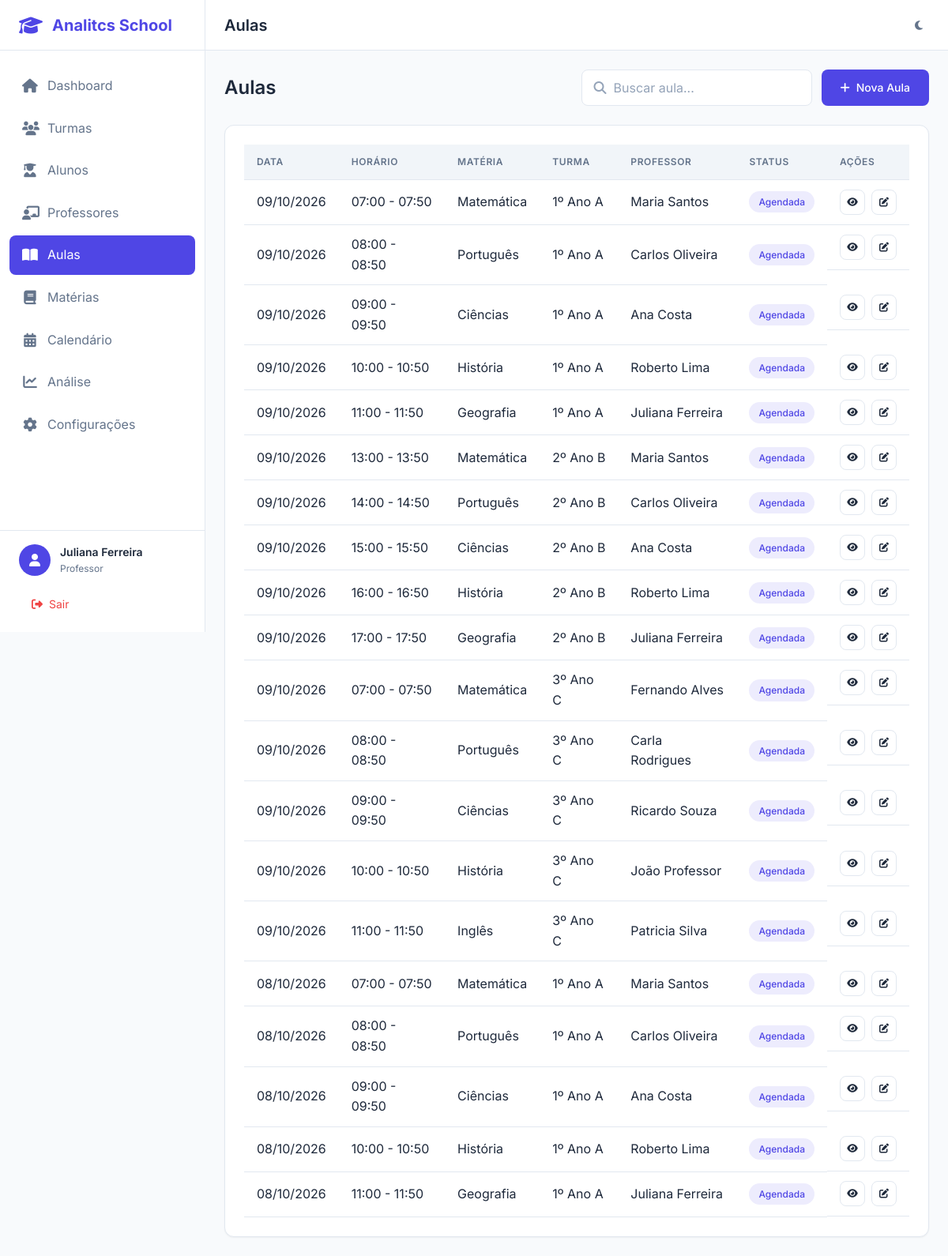
/aulas/ (signed in), run on the app's committed database.
### app/models/usuario.py (models this page shows, shortened)
class Usuario(UserMixin, db.Model):
    __tablename__ = 'usuarios'
    id = db.Column(db.Integer, primary_key=True)
    nome = db.Column(db.String(100), nullable=False)
    email = db.Column(db.String(120), unique=True, nullable=False, index=True)
    senha_hash = db.Column(db.String(256), nullable=False)
    tipo = db.Column(db.String(20), nullable=False, default='professor')
    avatar = db.Column(db.String(255), nullable=True)
    telefone = db.Column(db.String(20), nullable=True)
    tema = db.Column(db.String(10), default='light')
    ativo = db.Column(db.Boolean, default=True)
    criado_em = db.Column(db.DateTime, default=datetime.utcnow)
    atualizado_em = db.Column(db.DateTime, default=datetime.utcnow, onupdate=datetime.utcnow)
    ultimo_acesso = db.Column(db.DateTime, nullable=True)
    professor = db.relationship('Professor', backref='usuario', uselist=False, lazy=True)
    def to_dict(self) -> dict:
        return {
            'id': self.id,
            'nome': self.nome,
            'email': self.email,
            'senha_hash': self.senha_hash,
            'tipo': self.tipo,
            'avatar': self.avatar,
            'telefone': self.telefone,
            'tema': self.tema,
            'ativo': self.ativo,
            'criado_em': self.criado_em.isoformat() if self.criado_em else None,
            'atualizado_em': self.atualizado_em.isoformat() if self.atualizado_em else None,
            'ultimo_acesso': self.ultimo_acesso.isoformat() if self.ultimo_acesso else None
        }

### app/models/aula.py (models this page shows, shortened)
class Aula(db.Model):
    __tablename__ = 'aulas'
    id = db.Column(db.Integer, primary_key=True)
    materia = db.Column(db.String(100), nullable=False)
    descricao = db.Column(db.Text, nullable=True)
    turma_id = db.Column(db.Integer, db.ForeignKey('turmas.id'), nullable=False)
    professor_id = db.Column(db.Integer, db.ForeignKey('professores.id'), nullable=False)
    data = db.Column(db.Date, nullable=False)
    horario_inicio = db.Column(db.Time, nullable=False)
    horario_fim = db.Column(db.Time, nullable=False)
    recorrente = db.Column(db.Boolean, default=False)
    tipo_recorrencia = db.Column(db.String(20), nullable=True)
    dia_semana = db.Column(db.Integer, nullable=True)  # 0=Segunda, 6=Domingo
    data_fim_recorrencia = db.Column(db.Date, nullable=True)
    aula_pai_id = db.Column(db.Integer, db.ForeignKey('aulas.id'), nullable=True)
    status = db.Column(db.String(20), default='agendada')
    criado_em = db.Column(db.DateTime, default=datetime.utcnow)
    atualizado_em = db.Column(db.DateTime, default=datetime.utcnow, onupdate=datetime.utcnow)
    frequencias = db.relationship('Frequencia', backref='aula', lazy='dynamic')
    arquivos = db.relationship('Arquivo', backref='aula', lazy='dynamic')
    aulas_filhas = db.relationship('Aula', backref=db.backref('aula_pai', remote_side=[id]), lazy='dynamic')
    def to_dict(self) -> dict:
        return {
            'id': self.id,
            'materia': self.materia,
            'descricao': self.descricao,
            'turma_id': self.turma_id,
            'professor_id': self.professor_id,
            'data': self.data.isoformat() if self.data else None,
            'horario_inicio': self.horario_inicio.isoformat() if self.horario_inicio else None,
            'horario_fim': self.horario_fim.isoformat() if self.horario_fim else None,
            'recorrente': self.recorrente,
            'tipo_recorrencia': self.tipo_recorrencia,
            'dia_semana': self.dia_semana,
            'data_fim_recorrencia': self.data_fim_recorrencia.isoformat() if self.data_fim_recorrencia else None,
            'aula_pai_id': self.aula_pai_id,
            'status': self.status,
            'criado_em': self.criado_em.isoformat() if self.criado_em else None,
            'atualizado_em': self.atualizado_em.isoformat() if self.atualizado_em else None
        }

### app/models/turma.py (models this page shows, shortened)
class Turma(db.Model):
    __tablename__ = 'turmas'
    id = db.Column(db.Integer, primary_key=True)
    nome = db.Column(db.String(50), nullable=False)
    codigo = db.Column(db.String(20), unique=True, nullable=False, index=True)
    serie = db.Column(db.String(30), nullable=False)
    ano_letivo = db.Column(db.Integer, nullable=False)
    turno = db.Column(db.String(20), nullable=False)
    capacidade_maxima = db.Column(db.Integer, default=40)
    descricao = db.Column(db.Text, nullable=True)
    ativa = db.Column(db.Boolean, default=True)
    criado_em = db.Column(db.DateTime, default=datetime.utcnow)
    atualizado_em = db.Column(db.DateTime, default=datetime.utcnow, onupdate=datetime.utcnow)
    aulas = db.relationship('Aula', backref='turma', lazy='dynamic')
    materias = db.relationship('Materia', secondary='turma_materias',
                               backref=db.backref('turmas', lazy='dynamic'))
    def to_dict(self) -> dict:
        return {
            'id': self.id,
            'nome': self.nome,
            'codigo': self.codigo,
            'serie': self.serie,
            'ano_letivo': self.ano_letivo,
            'turno': self.turno,
            'capacidade_maxima': self.capacidade_maxima,
            'descricao': self.descricao,
            'ativa': self.ativa,
            'criado_em': self.criado_em.isoformat() if self.criado_em else None,
            'atualizado_em': self.atualizado_em.isoformat() if self.atualizado_em else None
        }

### app/models/professor.py (models this page shows, shortened)
class Professor(db.Model):
    __tablename__ = 'professores'
    id = db.Column(db.Integer, primary_key=True)
    usuario_id = db.Column(db.Integer, db.ForeignKey('usuarios.id'), nullable=False, unique=True)
    registro = db.Column(db.String(20), unique=True, nullable=False, index=True)
    especialidade = db.Column(db.String(100), nullable=True)
    formacao = db.Column(db.Text, nullable=True)
    cpf = db.Column(db.String(14), unique=True, nullable=True)
    telefone = db.Column(db.String(20), nullable=True)
    endereco = db.Column(db.Text, nullable=True)
    ativo = db.Column(db.Boolean, default=True)
    criado_em = db.Column(db.DateTime, default=datetime.utcnow)
    atualizado_em = db.Column(db.DateTime, default=datetime.utcnow, onupdate=datetime.utcnow)
    turmas = db.relationship('Turma', secondary='professores_turmas', backref=db.backref('professores', lazy='dynamic'))
    aulas = db.relationship('Aula', backref='professor', lazy='dynamic')
    materias = db.relationship('Materia', secondary='professor_materias',
                               backref=db.backref('professores', lazy='dynamic'))
    def to_dict(self) -> dict:
        return {
            'id': self.id,
            'usuario_id': self.usuario_id,
            'registro': self.registro,
            'especialidade': self.especialidade,
            'formacao': self.formacao,
            'cpf': self.cpf,
            'telefone': self.telefone,
            'endereco': self.endereco,
            'ativo': self.ativo,
            'criado_em': self.criado_em.isoformat() if self.criado_em else None,
            'atualizado_em': self.atualizado_em.isoformat() if self.atualizado_em else None
        }

### app/controllers/aulas_controller.py (the view)
@aulas_bp.route('/')
@login_required
def index():
    page = request.args.get('page', 1, type=int)
    busca = request.args.get('busca', '')
    turma_id = request.args.get('turma_id', type=int)
    data_inicio = request.args.get('data_inicio')
    data_fim = request.args.get('data_fim')
    if data_inicio and data_fim:
        inicio = datetime.strptime(data_inicio, '%Y-%m-%d').date()
        fim = datetime.strptime(data_fim, '%Y-%m-%d').date()
        aulas_raw = _aula_repo.get_by_date_range(inicio, fim, turma_id)
    elif turma_id:
        aulas_raw = _aula_repo.get_by_turma(turma_id)
    else:
        aulas_raw = _aula_repo.get_all(order_by='-data')
    if busca:
        aulas_raw = [a for a in aulas_raw if busca.lower() in a.get('materia', '').lower()]
    aulas_list = [AulaDTO(a, _repos) for a in aulas_raw]
    aulas = _paginate(aulas_list, page)
    turmas_raw = _turma_repo.get_active_turmas()
    turmas = [type('Turma', (), {'id': t.get('id'), 'nome': t.get('nome'), 'codigo': t.get('codigo')})() for t in turmas_raw]
    return render_template('aulas/index.html',
        aulas=aulas,
        busca=busca,
        turmas=turmas,
        turma_id=turma_id,
        data_inicio=data_inicio,
        data_fim=data_fim
    )

### app/templates/aulas/index.html (shortened to what this page needs)
{% extends "base.html" %}
{% block page_title %}Aulas{% endblock %}
{% block content %}
<div class="list-header">
    <h2 class="list-title">Aulas</h2>
    <div class="list-actions">
        <div class="search-box"><i class="fas fa-search"></i><input type="text" class="form-control" placeholder="Buscar aula..." value="{{ busca }}"></div>
        <a href="{{ url_for('aulas.novo') }}" class="btn btn-primary"><i class="fas fa-plus"></i> Nova Aula</a>
    </div>
</div>
<div class="card">
    <div class="card-body">
        {% if aulas.items %}
        <div class="table-container">
            <table class="table">
                <thead><tr><th>Data</th><th>Horário</th><th>Matéria</th><th>Turma</th><th>Professor</th><th>Status</th><th>Ações</th></tr></thead>
                <tbody>
                    {% for aula in aulas.items %}
                    <tr>
                        <td>{{ aula.data.strftime('%d/%m/%Y') if aula.data else '-' }}</td>
                        <td>{{ aula.horario_inicio.strftime('%H:%M') if aula.horario_inicio else '-' }} - {{ aula.horario_fim.strftime('%H:%M') if aula.horario_fim else '-' }}</td>
                        <td>{{ aula.materia }}</td>
                        <td>{{ aula.turma.nome }}</td>
                        <td>{{ aula.professor.usuario.nome }}</td>
                        <td><span class="badge badge-{% if aula.status == 'agendada' %}primary{% elif aula.status == 'realizada' %}success{% else %}danger{% endif %}">{{ aula.status|capitalize }}</span></td>
                        <td class="table-actions">
                            <a href="{{ url_for('aulas.detalhe', id=aula.id) }}" class="btn btn-icon btn-sm btn-outline"><i class="fas fa-eye"></i></a>
                            <a href="{{ url_for('aulas.editar', id=aula.id) }}" class="btn btn-icon btn-sm btn-outline"><i class="fas fa-edit"></i></a>
                        </td>
                    </tr>
                    {% endfor %}
                </tbody>
            </table>
        </div>
        {% else %}
        <div class="empty-state"><i class="fas fa-book-open empty-state-icon"></i><h4 class="empty-state-title">Nenhuma aula encontrada</h4></div>
        {% endif %}
    </div>
</div>
{% endblock %}

### app/templates/base.html (shortened to what this page needs)
<!DOCTYPE html>
<html lang="pt-BR" data-theme="light">
<head>
    <link rel="stylesheet" href="https://cdnjs.cloudflare.com/ajax/libs/font-awesome/6.5.1/css/all.min.css">
    <link rel="stylesheet" href="{{ url_for('static', filename='css/main.css') }}">
    <link rel="stylesheet" href="{{ url_for('static', filename='css/components.css') }}">
    <link rel="stylesheet" href="{{ url_for('static', filename='css/responsive.css') }}">
</head>
<body {% if not current_user.is_authenticated %}class="auth-mode"{% endif %}>
    {% if current_user.is_authenticated %}
    <aside class="sidebar" id="sidebar">
        <div class="sidebar-header">
            <div class="logo">
                <i class="fas fa-graduation-cap"></i>
                <span>Analitcs School</span>
            </div>
        </div>
        <nav class="sidebar-nav">
            <ul>
                <li class="nav-item {% if request.endpoint == 'dashboard.index' %}active{% endif %}">
                    <a href="{{ url_for('dashboard.index') }}">
                        <i class="fas fa-home"></i>
                        <span>Dashboard</span>
                    </a>
                </li>
                <li class="nav-item {% if 'turmas' in request.endpoint %}active{% endif %}">
                    <a href="{{ url_for('turmas.index') }}">
                        <i class="fas fa-users"></i>
                        <span>Turmas</span>
                    </a>
                </li>
                <li class="nav-item {% if 'alunos' in request.endpoint %}active{% endif %}">
                    <a href="{{ url_for('alunos.index') }}">
                        <i class="fas fa-user-graduate"></i>
                        <span>Alunos</span>
                    </a>
                </li>
                <li class="nav-item {% if 'professores' in request.endpoint %}active{% endif %}">
                    <a href="{{ url_for('professores.index') }}">
                        <i class="fas fa-chalkboard-teacher"></i>
                        <span>Professores</span>
                    </a>
                </li>
                <li class="nav-item {% if 'aulas' in request.endpoint %}active{% endif %}">
                    <a href="{{ url_for('aulas.index') }}">
                        <i class="fas fa-book-open"></i>
                        <span>Aulas</span>
                    </a>
                </li>
                <li class="nav-item {% if 'materias' in request.endpoint %}active{% endif %}">
                    <a href="{{ url_for('materias.index') }}">
                        <i class="fas fa-book"></i>
                        <span>Matérias</span>
                    </a>
                </li>
                <li class="nav-item {% if 'calendario' in request.endpoint %}active{% endif %}">
                    <a href="{{ url_for('calendario.index') }}">
                        <i class="fas fa-calendar-alt"></i>
                        <span>Calendário</span>
                    </a>
                </li>
                <li class="nav-item {% if 'analise' in request.endpoint %}active{% endif %}">
                    <a href="{{ url_for('analise.index') }}">
                        <i class="fas fa-chart-line"></i>
                        <span>Análise</span>
                    </a>
                </li>
                <li class="nav-item {% if 'configuracoes' in request.endpoint %}active{% endif %}">
                    <a href="{{ url_for('configuracoes.index') }}">
                        <i class="fas fa-cog"></i>
                        <span>Configurações</span>
                    </a>
                </li>
            </ul>
        </nav>
        <div class="sidebar-footer">
            <div class="user-info">
                <div class="user-avatar">
                    <i class="fas fa-user"></i>
                </div>
                <div class="user-details">
                    <span class="user-name">{{ current_user.nome }}</span>
                    <span class="user-role">{{ current_user.tipo|capitalize }}</span>
                </div>
            </div>
            <a href="{{ url_for('auth.logout') }}" class="logout-btn">
                <i class="fas fa-sign-out-alt"></i>
                <span>Sair</span>
            </a>
        </div>
    </aside>
    <main class="main-content">
        <header class="header">
            <div class="header-left">
                <h1 class="page-title">{% block page_title %}Dashboard{% endblock %}</h1>
            </div>
            <div class="header-right">
                <button class="theme-toggle" id="themeToggle" title="Alternar tema">
                    <i class="fas fa-moon"></i>
                </button>
            </div>
        </header>
        <div class="content">
            {% block content %}{% endblock %}
        </div>
    </main>
    {% else %}
        {% block auth_content %}{% endblock %}
    {% endif %}
</body>
</html>

### data on the page
Usuario: nome "Juliana Ferreira", tipo "Professor"
Aula: data "09/10/2026", horario_inicio "07:00", horario_fim "07:50", materia "Matemática", turma.nome "1º Ano A", professor.usuario.nome "Maria Santos", status "Agendada"
Aula: data "09/10/2026", horario_inicio "08:00", horario_fim "08:50", materia "Português", turma.nome "1º Ano A", professor.usuario.nome "Carlos Oliveira", status "Agendada"
Aula: data "09/10/2026", horario_inicio "09:00", horario_fim "09:50", materia "Ciências", turma.nome "1º Ano A", professor.usuario.nome "Ana Costa", status "Agendada"
Aula: data "09/10/2026", horario_inicio "10:00", horario_fim "10:50", materia "História", turma.nome "1º Ano A", professor.usuario.nome "Roberto Lima", status "Agendada"
Aula: data "09/10/2026", horario_inicio "11:00", horario_fim "11:50", materia "Geografia", turma.nome "1º Ano A", professor.usuario.nome "Juliana Ferreira", status "Agendada"
Aula: data "09/10/2026", horario_inicio "13:00", horario_fim "13:50", materia "Matemática", turma.nome "2º Ano B", professor.usuario.nome "Maria Santos", status "Agendada"
Aula: data "09/10/2026", horario_inicio "14:00", horario_fim "14:50", materia "Português", turma.nome "2º Ano B", professor.usuario.nome "Carlos Oliveira", status "Agendada"
Aula: data "09/10/2026", horario_inicio "15:00", horario_fim "15:50", materia "Ciências", turma.nome "2º Ano B", professor.usuario.nome "Ana Costa", status "Agendada"
Aula: data "09/10/2026", horario_inicio "16:00", horario_fim "16:50", materia "História", turma.nome "2º Ano B", professor.usuario.nome "Roberto Lima", status "Agendada"
Aula: data "09/10/2026", horario_inicio "17:00", horario_fim "17:50", materia "Geografia", turma.nome "2º Ano B", professor.usuario.nome "Juliana Ferreira", status "Agendada"
Aula: data "09/10/2026", horario_inicio "07:00", horario_fim "07:50", materia "Matemática", turma.nome "3º Ano C", professor.usuario.nome "Fernando Alves", status "Agendada"
Aula: data "09/10/2026", horario_inicio "08:00", horario_fim "08:50", materia "Português", turma.nome "3º Ano C", professor.usuario.nome "Carla Rodrigues", status "Agendada"
Aula: data "09/10/2026", horario_inicio "09:00", horario_fim "09:50", materia "Ciências", turma.nome "3º Ano C", professor.usuario.nome "Ricardo Souza", status "Agendada"
Aula: data "09/10/2026", horario_inicio "10:00", horario_fim "10:50", materia "História", turma.nome "3º Ano C", professor.usuario.nome "João Professor", status "Agendada"
Aula: data "09/10/2026", horario_inicio "11:00", horario_fim "11:50", materia "Inglês", turma.nome "3º Ano C", professor.usuario.nome "Patricia Silva", status "Agendada"
Aula: data "08/10/2026", horario_inicio "07:00", horario_fim "07:50", materia "Matemática", turma.nome "1º Ano A", professor.usuario.nome "Maria Santos", status "Agendada"
Aula: data "08/10/2026", horario_inicio "08:00", horario_fim "08:50", materia "Português", turma.nome "1º Ano A", professor.usuario.nome "Carlos Oliveira", status "Agendada"
Aula: data "08/10/2026", horario_inicio "09:00", horario_fim "09:50", materia "Ciências", turma.nome "1º Ano A", professor.usuario.nome "Ana Costa", status "Agendada"
Aula: data "08/10/2026", horario_inicio "10:00", horario_fim "10:50", materia "História", turma.nome "1º Ano A", professor.usuario.nome "Roberto Lima", status "Agendada"
Aula: data "08/10/2026", horario_inicio "11:00", horario_fim "11:50", materia "Geografia", turma.nome "1º Ano A", professor.usuario.nome "Juliana Ferreira", status "Agendada"
